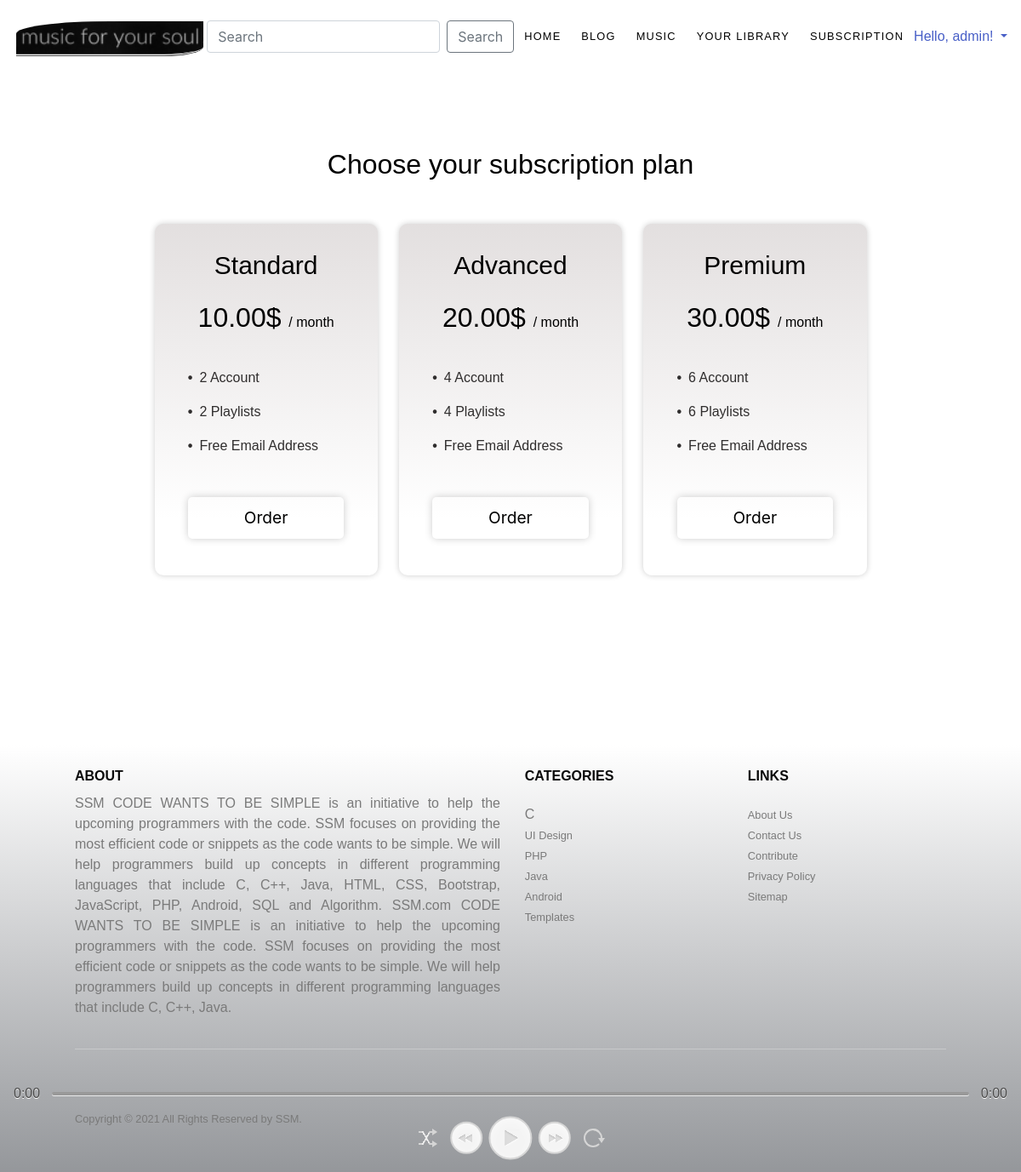
The app's page /subscription/ (signed in) with its own data.
### ssm_app/models.py (models this page shows, shortened)
class SubscriptionPlan(models.Model):
    name = models.CharField(max_length=100)
    price = models.DecimalField(max_digits=10, decimal_places=2)
    max_playlists = models.IntegerField()
    max_logins = models.IntegerField()  # Maximum logins automatically
    stripe_subscription_id = models.CharField(max_length=50)

### ssm_app/views.py (the view)
# urls.py: path('subscription/', subscribe_view, name='subscribe'),
@login_required(login_url='login')
def subscribe_view(request):
    subscriptions = SubscriptionPlan.objects.all()
    return render(request, template_name='subscription.html', context={'subscriptions': subscriptions})

### ssm_app/templates/subscription.html (shortened to what this page needs)
{% extends 'base.html' %}
{% load static %}
{% block content %}
    <link rel="stylesheet" href="{% static '/css/subscription.css' %}">
    <div class="container subscription">
        <h2>Choose your subscription plan</h2>
        <div class="price-row">
            {% for subscription in subscriptions %}
                <div class="price-col">
                    <p>{{ subscription.name }}</p>
                    <h3>{{ subscription.price }}$ <span>/ month</span></h3>
                    <ul>
                        <li>{{ subscription.max_logins }} Account</li>
                        <li>{{ subscription.max_playlists }} Playlists</li>
                        <li>Free Email Address</li>
                    </ul>
                    <form action="{% url 'create_checkout_session' %}" method="post">
                        <button type="submit">Order</button>
                    </form>
                </div>
            {% endfor %}
        </div>
    </div>
{% endblock %}

### ssm_app/templates/base.html (shortened to what this page needs)
{% load static %}
<html {% if LANGUAGE_CODE %}lang="{{ LANGUAGE_CODE }}"{% endif %}>
<head>
    <link rel="stylesheet" href="https://stackpath.bootstrapcdn.com/bootstrap/4.2.1/css/bootstrap.min.css"
>
    <link rel="stylesheet" href="https://cdn.jsdelivr.net/npm/bulma@0.9.3/css/bulma.min.css">
    <link rel="stylesheet" href="https://cdnjs.cloudflare.com/ajax/libs/font-awesome/4.7.0/css/font-awesome.min.css">
    {% load static %}
    <link rel="stylesheet" href="{% static '/css/style.css' %}">
</head>
<body>
<div class="nav-container hero-head">
    <nav class="navbar hp-nav px-4 container is-fluid">
        <div class="container">
            <div class="navbar-brand">
                <a>
                    <img src="{% static '/media/aaa.png' %}" class="logo-ssm" alt="logo" width="220" height="40"/>
                </a>
            </div>
        </div>
        <div id="navbarMenuHeroA" class="navbar-menu">
            <form class="form-inline my-2 my-lg-0" id="search-form" method="get" action="{% url 'music' %}">
                <input class="form-control mr-sm-2" type="search" placeholder="Search" aria-label="Search" name="search"
                       value="{{ search_text }}">
                <button class="btn btn-outline-secondary my-2 my-sm-0" type="submit">Search</button>
            </form>
            <div class="navbar-end">
                <a class="navbar-item is-uppercase is-active" href="/">
                    Home
                </a>
                <a class="navbar-item is-uppercase" href="/blog">
                    Blog
                </a>
                <a class="navbar-item is-uppercase" href="{% url 'music' %}">
                    Music
                </a>
                {% if request.user.is_authenticated %}
                    <a class="navbar-item is-uppercase" href="{% url 'playlist' %}">
                        Your Library
                    </a>
                {% endif %}
                <a class="navbar-item is-uppercase" href="{% url 'subscribe' %}">
                    Subscription
                </a>
            </div>
            <div class="navbar-nav ml-auto">
                <div class="nav-item dropdown">
                    {% if user.is_authenticated %}
                        <a class="nav-link active dropdown-toggle" href="#" data-toggle="dropdown">
                            {% if user.first_name %}Hello, {{ user.first_name }}!
                            {% else %}Hello, {{ user.username }}!{% endif %}
                        </a>
                    {% endif %}
                </div>
            </div>
    </nav>
</div>
{% block content %}
{% endblock %}
<div class="player paused">
    <div class="info">
        <div class="time">
            <span class="current-time">0:00</span>
            <span class="progress"></span>
            <span class="duration">0:00</span>
        </div>
    </div>
    <div class="actions">
        <button class="shuffle">
            <div class="arrow"></div>
            <div class="arrow"></div>
        </button>
        <button class="button rw" onclick="previous()">
            <div class="arrow"></div>
            <div class="arrow"></div>
        </button>
        <button class="button play-pause" id="play_button">
            <div class="arrow"></div>
        </button>
        <button class="button ff" onclick="fastForward()">
            <div class="arrow"></div>
            <div class="arrow"></div>
        </button>
        <button class="repeat"></button>
    </div>
</div>
<footer class="footer">
    <div class="section">
        <div class="columns">
            <div class="column is-half">
                <div class="content">
                    <h3 class="has-text-black is-uppercase is-size-6">About</h3>
                    <p class="has-text-grey text-justify">SSM CODE WANTS TO BE SIMPLE is an initiative
                        to help the upcoming programmers with the code. SSM focuses on providing the most
                        efficient code or snippets as the code wants to be simple. We will help programmers build up
                        concepts in different programming languages that include C, C++, Java, HTML, CSS, Bootstrap,
                        JavaScript, PHP, Android, SQL and Algorithm. SSM.com CODE WANTS TO BE SIMPLE is an
                        initiative to help the upcoming programmers with the code. SSM focuses on providing the
                        most efficient code or snippets as the code wants to be simple. We will help programmers build
                        up concepts in different programming languages that include C, C++, Java.
                    </p>
                </div>
            </div>
            <div class="column">
                <div class="content">
                    <h3 class="has-text-black is-uppercase is-size-6">Categories</h3>
                </div>
                <ul class="has-text-grey">
                    <li><a class="has-text-grey sublink:hover" href="#">C</a></li>
                    <li><a class="has-text-grey sublink" href="#">UI Design</a></li>
                    <li><a class="has-text-grey sublink" href="#">PHP</a></li>
                    <li><a class="has-text-grey sublink" href="#">Java</a></li>
                    <li><a class="has-text-grey sublink" href="#">Android</a></li>
                    <li><a class="has-text-grey sublink" href="#">Templates</a></li>
                </ul>
            </div>
            <div class="column">
                <div class="content">
                    <h3 class="has-text-black is-uppercase is-size-6">Links</h3>
                </div>
                <ul class="has-text-grey">
                    <li><a class="has-text-grey sublink is-hoverable" href="#">About Us</a></li>
                    <li><a class="has-text-grey sublink" href="#">Contact Us</a></li>
                    <li><a class="has-text-grey sublink" href="#">Contribute</a></li>
                    <li><a class="has-text-grey sublink" href="#">Privacy Policy</a></li>
                    <li><a class="has-text-grey sublink" href="#">Sitemap</a></li>
                </ul>
            </div>
        </div>
        <hr>
        <div class="columns">
            <div class="column mt-6">
                <p class="has-text-grey copyright-text">Copyright &copy; 2021 All Rights Reserved by
                    <a class="has-text-grey sublink" href="#">SSM</a>.
                </p>
            </div>
            <div class="column mt-6">
                    <span class="is-medium">
                        <ul class="social-icons is-flex is-justify-content-flex-end">
                            <li><a class="mr-2" href="#"><i class="fab fa-lg fa-facebook"></i></a></li>
                            <li><a class="mr-2" href="#"><i class="fab fa-lg fa-twitter"></i></a></li>
                            <li><a class="mr-2" href="#"><i class="fab fa-lg fa-dribbble"></i></a></li>
                            <li><a class="mr-2" href="#"><i class="fab fa-lg fa-linkedin"></i></a></li>
                        </ul>
                    </span>
            </div>
        </div>
    </div>
</footer>
</body>
</html>

### ssm_app/static/css/subscription.css (style rules this page uses)
.container.subscription { display: flex; justify-content: center; align-items: center; height: 100%; flex-direction: column; }
.container.subscription h2 { color: #000; font-size: 32px; padding: 50px; text-align: center; }
.price-row { width: 90%; display: grid; grid-template-columns: repeat(auto-fit, minmax(250px, 1fr)); grid-gap: 25px; }
.price-col { padding: 10% 15%; color: #000; text-align: center; border-radius: 10px; box-shadow: 0 0 7px rgb(0 0 0 / 20%); background-color: #f4f3f3; background-image: linear-gradient(180deg, rgba(203, 196, 196, 0.42) 0%, #ffffff 84%); }
.price-col p { font-size: 30px; color: black; }
.price-col h3 { font-size: 32px; margin: 20px 0 40px; font-weight: 500; }
.price-col h3 span { font-size: 16px; color: black; }
.price-col ul { text-align: left; margin: 20px 0; color: #2f2d2d; list-style: none; }
.price-col ul li { margin: 1em 0; }
.price-col ul li:last-child { margin-bottom: 3em; }
.price-col ul li::before { content: '\2022'; color: #2f2d2d; font-weight: bold; margin-right: 8px; }
.price-col button { background: transparent; border-radius: 5px; width: 100%; border: none; padding: 10px; box-shadow: 0 0 10px rgba(0 , 0 , 0 , 20%); font-size: 1.2rem; cursor: pointer; transition: background 0.5s; }
#navbarMenuHeroA a.navbar-item, #navbarMenuHeroA a.navbar-item.is-active { color: #000000; }

### records on screen
SubscriptionPlan: name "Standard", price "10.00", max_logins "2", max_playlists "2"
SubscriptionPlan: name "Advanced", price "20.00", max_logins "4", max_playlists "4"
SubscriptionPlan: name "Premium", price "30.00", max_logins "6", max_playlists "6"

### other values on screen
{{ user.username }} "admin"
